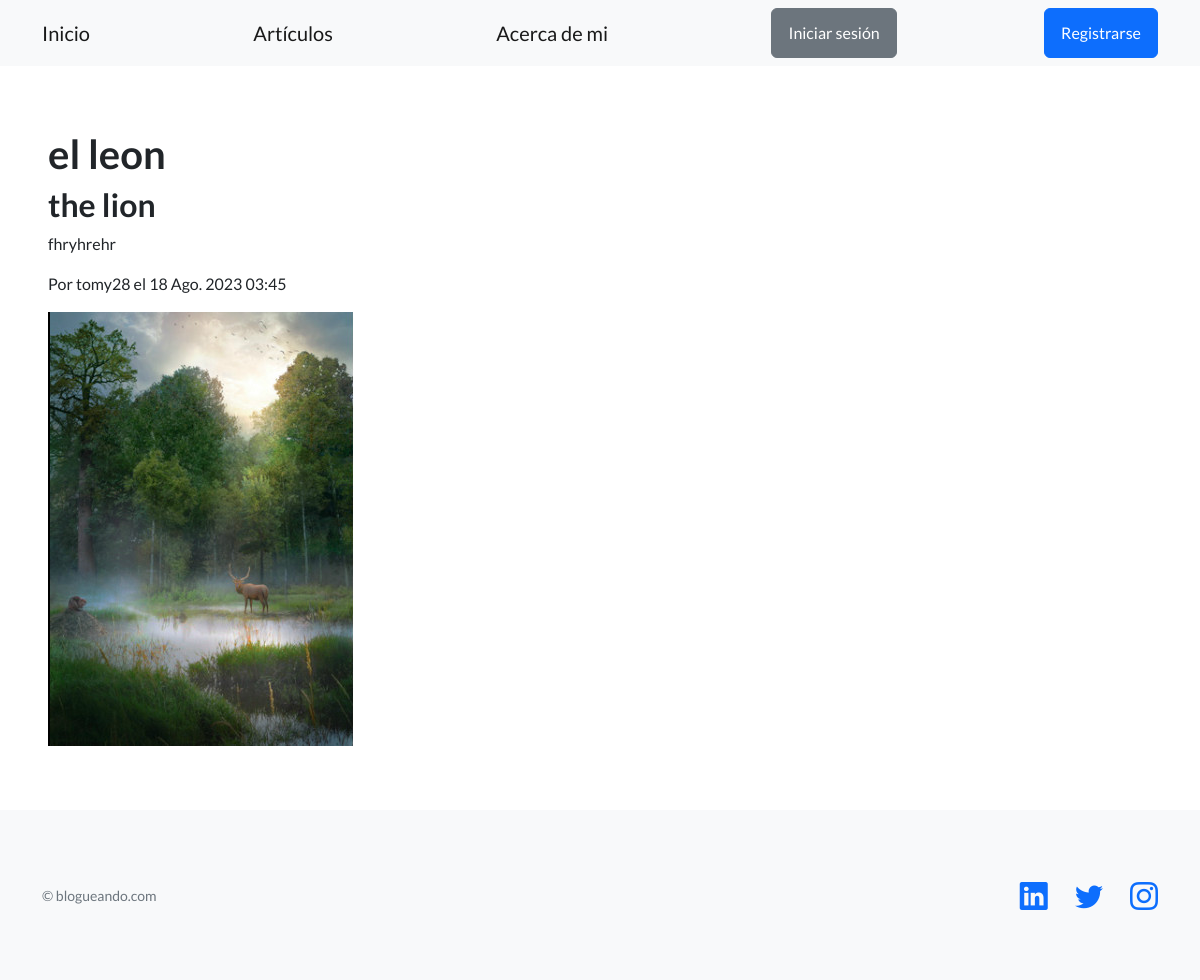
/blogs/article_detail/3/, run on the app's committed database.
### blog/models.py (models this page shows, shortened)
class Articulo(models.Model):
    titulo = models.CharField(max_length=200)
    subtitulo = models.CharField(max_length=200)
    cuerpo = models.TextField()
    autor = models.ForeignKey(User, on_delete=models.CASCADE)
    fecha = models.DateTimeField(auto_now_add=True)
    imagen = models.ImageField(upload_to='articulos/', null=True, blank=True)

### blog/views.py (the view)
# urls.py: path('article_detail/<int:article_id>/', article_detail, name='article_detail'),
def article_detail(request, article_id):
    article = get_object_or_404(Articulo, pk=article_id)
    return render(request, 'blog/article_detail.html', {'article': article})

### blog/templates/blog/article_detail.html
{% extends 'base.html' %}
{% block contenido %}
    <h1>{{ article.titulo }}</h1>
    <h2>{{ article.subtitulo }}</h2>
    <p>{{ article.cuerpo }}</p>
    <p>Por {{ article.autor }} el {{ article.fecha }}</p>
    {% if article.imagen %}
        <img src="{{ article.imagen.url }}" alt="Imagen del artículo">
    {% endif %}
{% endblock contenido %}

### data on the page
Articulo: titulo "el leon", subtitulo "the lion", cuerpo "fhryhrehr", autor "tomy28", fecha "18 Ago. 2023 03:45", imagen (picture)
